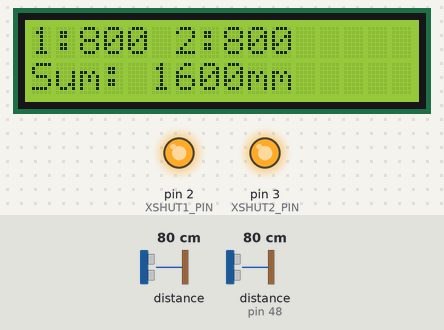
Bench run of a sketch on a simulated Arduino Nano Every. Shown: 16×2 character LCD, output pins drawn as LEDs (lit = HIGH). Inputs (shaded band) come from the test bench; at power-on: distance to the obstacle 80 cm, distance to the obstacle (sensor on pin 48) 80 cm. What the sketch prints to the serial monitor is not drawn.

Above: at 1.3 s.
1.4 s: distance to the obstacle (sensor 0) set to 2 cm
At 2.3 s:
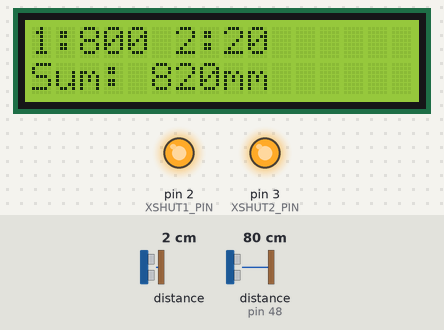
3.1 s: distance to the obstacle (sensor on pin 48) set to 2 cm
At 3.8 s:
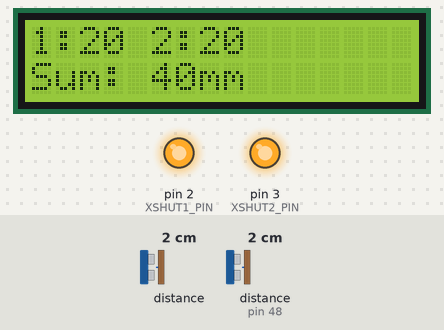
4.8 s: distance to the obstacle (sensor 0) set to 4 cm
At 6.1 s:
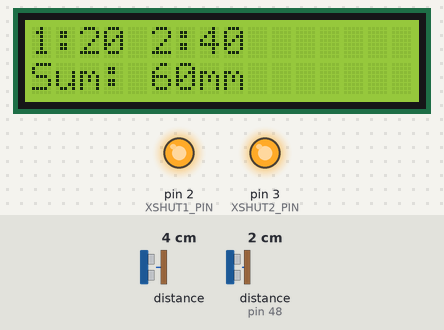
6.4 s: distance to the obstacle (sensor on pin 48) set to 4 cm
At 7.2 s:
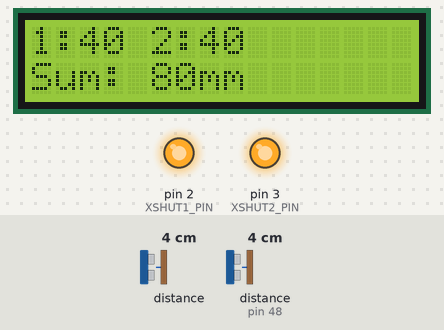
8.1 s: distance to the obstacle (sensor 0) set to 9 cm
At 9.5 s:
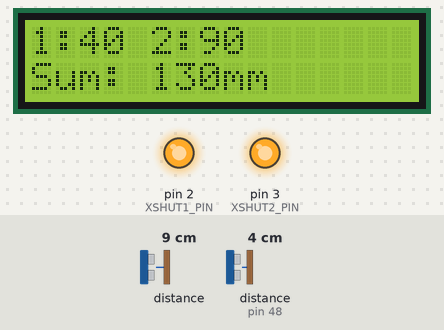
9.8 s: distance to the obstacle (sensor on pin 48) set to 9 cm
At 10.9 s:
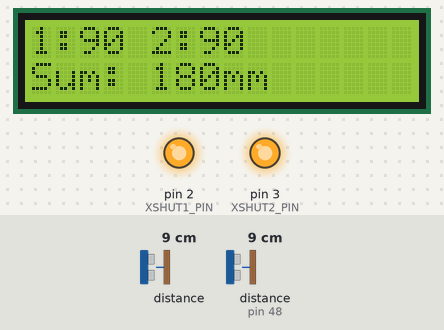
Timing chart, 0 to 12.4 s (numbered marks = the images above; inputs shaded):
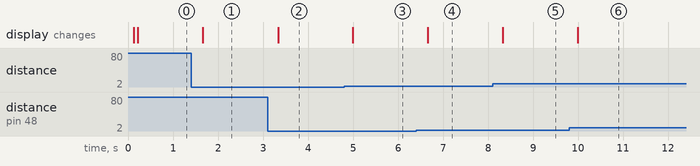

Measured:
- after the input at 1.4 s, the display: changes after 0.26 s (image 1)
- after the input at 3.1 s, the display: changes after 0.24 s (image 2)
- after the input at 4.8 s, the display: changes after 0.20 s (image 3)
- after the input at 6.4 s, the display: changes after 0.26 s (image 4)
- after the input at 8.1 s, the display: changes after 0.22 s (image 5)
- after the input at 9.8 s, the display: changes after 0.19 s (image 6)

The sketch:

vl53_doublesensor.ino
```cpp
#include <Wire.h>
#include <Adafruit_VL53L0X.h>

// hd44780 library includes
#include <hd44780.h>                       // main hd44780 header
#include <hd44780ioClass/hd44780_I2Cexp.h> // i2c expander i/o class

// LCD object (auto-detects I2C address & pin mapping)
hd44780_I2Cexp lcd;

// Two VL53L0X sensors
Adafruit_VL53L0X lox1 = Adafruit_VL53L0X();
Adafruit_VL53L0X lox2 = Adafruit_VL53L0X();

// XSHUT pins for the two sensors
const int XSHUT1_PIN = 2;
const int XSHUT2_PIN = 3;

// LCD geometry
const int LCD_COLS = 16;
const int LCD_ROWS = 2;

// I2C addresses to assign
const uint8_t VL53_ADDR_1 = 0x29; // default
const uint8_t VL53_ADDR_2 = 0x30; // new address

void setup() {
  Serial.begin(115200);
  Wire.begin(); // Nano Every: A4 = SDA, A5 = SCL

  // Initialize LCD
  int status = lcd.begin(LCD_COLS, LCD_ROWS);
  if (status) {
    Serial.print("LCD init error: ");
    Serial.println(status);
  }

  lcd.clear();
  lcd.print("Starting VL53L0X");

  // Set XSHUT pins
  pinMode(XSHUT1_PIN, OUTPUT);
  pinMode(XSHUT2_PIN, OUTPUT);

  // Hold both sensors in reset
  digitalWrite(XSHUT1_PIN, LOW);
  digitalWrite(XSHUT2_PIN, LOW);
  delay(10);

  // ---- Initialize first sensor ----
  digitalWrite(XSHUT1_PIN, HIGH);  // bring sensor 1 out of reset
  delay(10);
  if (!lox1.begin(VL53_ADDR_1)) {  // default address
    Serial.println("Failed to boot VL53L0X #1");
    lcd.clear();
    lcd.setCursor(0, 0);
    lcd.print("VL53 #1 ERROR");
    while (1);
  }

  // Change first sensor's address so second can use default
  lox1.setAddress(VL53_ADDR_2);   // now sensor 1 is at 0x30

  // ---- Initialize second sensor ----
  digitalWrite(XSHUT2_PIN, HIGH); // bring sensor 2 out of reset
  delay(10);
  if (!lox2.begin(VL53_ADDR_1)) { // second sensor still at default 0x29
    Serial.println("Failed to boot VL53L0X #2");
    lcd.clear();
    lcd.setCursor(0, 0);
    lcd.print("VL53 #2 ERROR");
    while (1);
  }

  Serial.println("VL53L0X #1 & #2 ready.");
  lcd.clear();
  lcd.setCursor(0, 0);
  lcd.print("2x VL53 Ready");

  // Start continuous ranging on both
  lox1.startRangeContinuous();
  lox2.startRangeContinuous();
}

void loop() {
  // Wait until *both* have a measurement ready
  if (lox1.isRangeComplete() && lox2.isRangeComplete()) {
    int dist1 = lox1.readRange();
    int dist2 = lox2.readRange();
    int sumDist = dist1 + dist2;

    // Print to Serial
    Serial.print("Sensor1 (mm): ");
    Serial.print(dist1);
    Serial.print("  Sensor2 (mm): ");
    Serial.print(dist2);
    Serial.print("  Sum (mm): ");
    Serial.println(sumDist);

    // Print to LCD
    lcd.clear();
    lcd.setCursor(0, 0);
    // Row 0: "1:123 2:456"
    lcd.print("1:");
    lcd.print(dist1);
    lcd.print(" 2:");
    lcd.print(dist2);

    lcd.setCursor(0, 1);
    // Row 1: "Sum: 579mm"
    lcd.print("Sum: ");
    lcd.print(sumDist);
    lcd.print("mm");

    delay(150); // small delay to reduce flicker
  }
}
```
